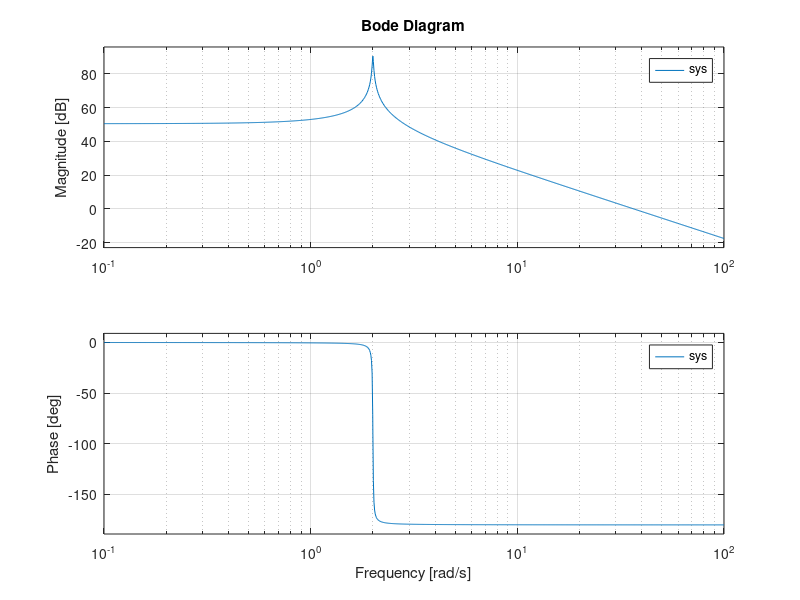
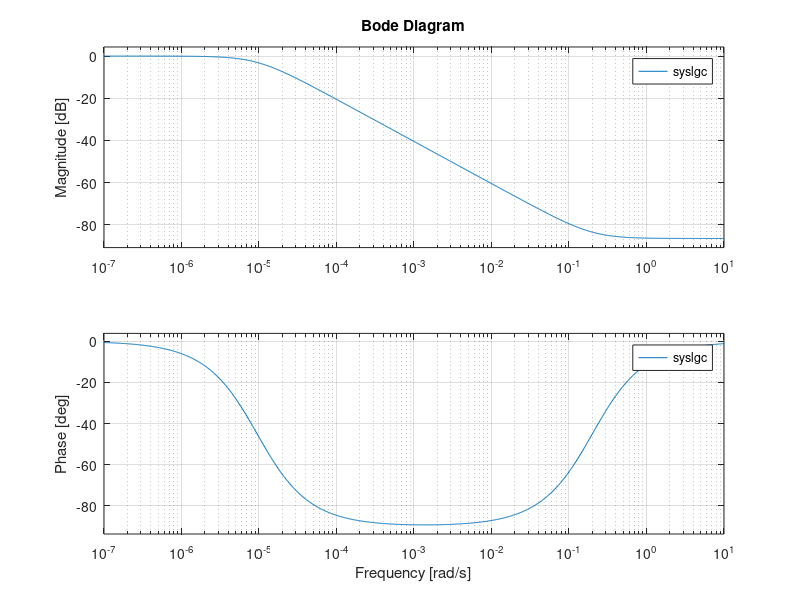
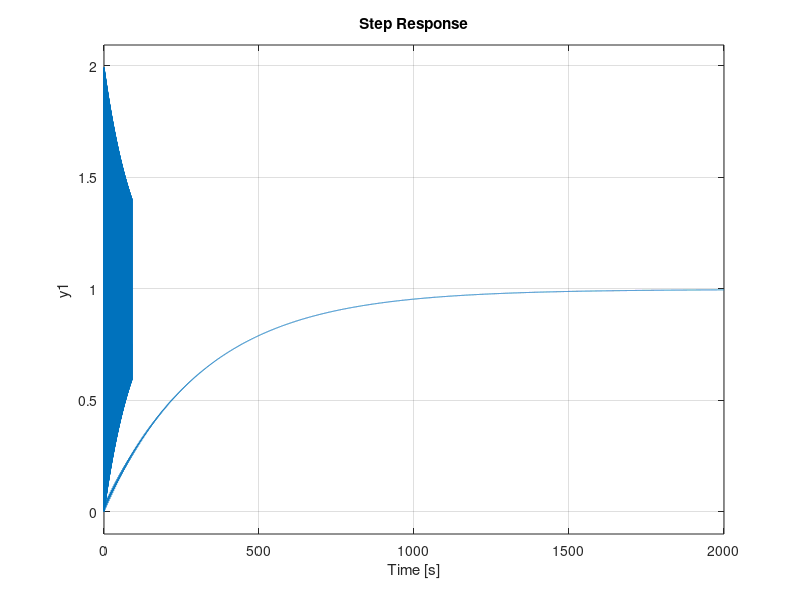

MATLAB code to generate these figures, in order:
%Lag Compensator Design
%plot the forward path Bode plot
num=1330;den=[1 0.02 4];
sys=tf(num,den);
figure(1)
bode(sys)
grid on
%plot the Lead Compensator Bode plot
%beta=58.8844;tau2=1/0.4;
beta=21135;tau2=1/0.2;
numlgc=[tau2 1];denlgc=[beta*tau2 1];
syslgc=tf(numlgc,denlgc);
figure(2)
bode(syslgc)
grid on
%plot the uncompenstaed closed loop step response 
% versus the compensated closed loop step response
numol=1330;denol=[1 0.02 1334];
sysol=tf(numol,denol);
figure(3)
step(sysol)
hold on
numcl=1334*numlgc;
dencl=conv(denlgc,[1 0.02 4]);
syscl=tf(numcl,[0 0 numcl]+dencl);
step(syscl)
grid on
